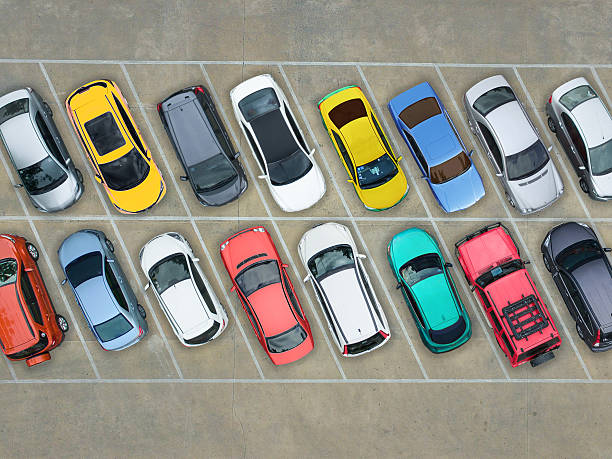
#> input picture data/Parking_image.jpg, 612 x 459 px, given in place of IMG_20250711_163734.jpg, which was not available
$ python homography_estimation.py
#> lines starting #> are read from the running program, lines starting #| are printed output that depends on the picture; pictures that were not available may be replaced by others from this repository, and a replacement may not be noted
import cv2
import numpy as np
from PIL import Image
from matplotlib import pyplot as plt

from src.config.config import camera_image_view_path, bird_view_path

class DetectFeature :
    """Class to detect features in images using SIFT or ORB and compute homography."""

    def __init__(self, method="sift"):
        self.method = method.lower()

        if self.method not in ["sift", "orb"]:
            raise ValueError("Method must be either 'sift' or 'orb'.")

        self.detector = self._initialize_detector(method)
        self.matcher  = self._initialize_matcher()

    def _initialize_detector(self, method):
        if method == "sift":
            return cv2.SIFT_create()
        elif method == "orb":
            return cv2.ORB_create()

    def _initialize_matcher(self):
        """Initialize FLANN based matcher"""
        if self.method == "sift":
            index_params = dict(algorithm=1, trees=5)
            search_params = dict(checks=50)
        elif self.method == "orb":
            # ORB uses a different index_params
            index_params = dict(
                algorithm=6, table_number=6, key_size=12,
                multi_probe_level=1
            )

            search_params = dict(checks=50)
        return cv2.FlannBasedMatcher(index_params, search_params)

    def detect_and_compute(self, image):
       """Detects keypoints and computes descriptors"""
       keypoints, descriptors = self.detector.detectAndCompute(image, None)
       return keypoints, descriptors

    def match_features(self, des1, des2):
       """Performs KNN matching with ratio test"""
       matches = self.matcher.knnMatch(des1, des2, k=2)
       good_matches = []
       for m, n in matches:
           if m.distance < 0.9 * n.distance:
              good_matches.append(m)
       return good_matches

    def compute_homography(self, img1, img2):
        """Main pipeline: detect → match → estimate homography"""
        kp1, des1 = self.detect_and_compute(img1)
        kp2, des2 = self.detect_and_compute(img2)

        matches = self.match_features(des1, des2)

        if len(matches) < 10:
            raise ValueError("Not enough matches to compute homography.")

        src_pts = np.float32([kp1[m.queryIdx].pt for m in matches]).reshape(-1, 1, 2)
        dst_pts = np.float32([kp2[m.trainIdx].pt for m in matches]).reshape(-1, 1, 2)

        H, mask = cv2.findHomography(src_pts, dst_pts, cv2.RANSAC, 5.0)
        return H, matches, kp1, kp2, mask

    def draw_matches(self, img1, kp1, img2, kp2, matches, mask):
        """Draw inliers only"""
        matched_img = cv2.drawMatches(
            img1, kp1, img2, kp2, matches,
            None, matchesMask=mask.ravel().tolist(), flags=2
        )
        return matched_img

normal_view = Image.open("/home/besttic-rd/Documents/besttic/parkOccupancy/data/IMG_20250711_163734.jpg")
#> normal_view is the input picture: PIL image 612x459 RGB; mean R, G, B 143.2, 140.6, 131.1
normal_view = normal_view.rotate(-90, expand=True)
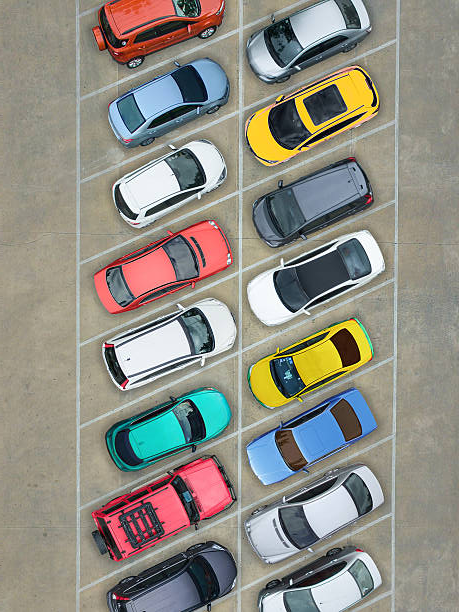
#> normal_view: PIL image 459x612 RGB; mean R, G, B 143.2, 140.6, 131.1

top_image_view = Image.open("/home/besttic-rd/Documents/besttic/parkOccupancy/data/IMG_20250711_163700.jpg")
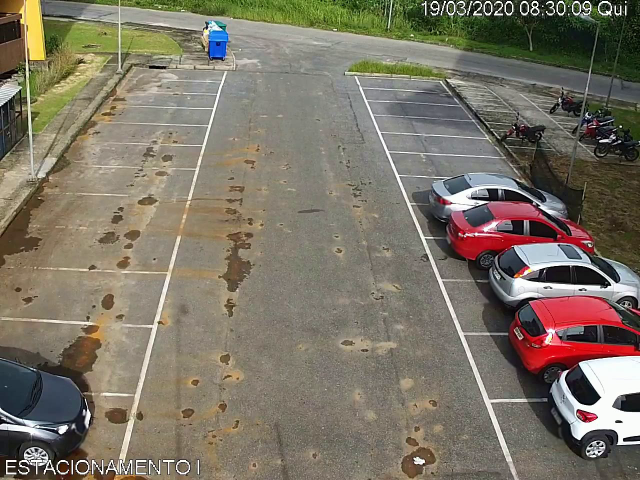
#> input picture data/camera_frame.png, 1280 x 960 px, given in place of IMG_20250711_163700.jpg, which was not available (shown at 1/2 size)
#> top_image_view is the input picture: PIL image 1280x960 RGB; mean R, G, B 123.8, 116.1, 101.5
top_image_view = top_image_view.rotate(-90, expand=True)
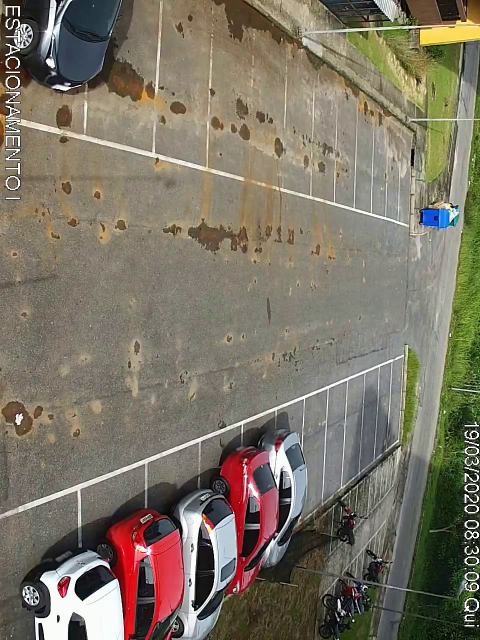
#> top_image_view: PIL image 960x1280 RGB (shown at 1/2 size); mean R, G, B 123.8, 116.1, 101.5

DetectFeature = DetectFeature(method="sift")

keypoints_n, descriptors_n = DetectFeature.detect_and_compute( np.array(normal_view) )
#> in detect_and_compute, `keypoints, descriptors = self.detector.detectAndCompute(image, None)`: keypoints = 1453 keypoints; strongest (x, y, size): (291, 582, 2.6), (114, 597, 2.5), (124, 43, 2.1), (297, 67, 2.4)
#> keypoints_n has the same summary as keypoints in detect_and_compute
print(f"Number of keypoints in normal view: {len(keypoints_n)}. Shape of descriptors: {descriptors_n.shape}")
#| Number of keypoints in normal view: 1453. Shape of descriptors: (1453, 128)

keypoints_top, descriptors_top = DetectFeature.detect_and_compute( np.array(top_image_view) )
#> in detect_and_compute (call 2), `keypoints, descriptors = self.detector.detectAndCompute(image, None)`: keypoints = 9971 keypoints; strongest (x, y, size): (947, 1085, 2.1), (956, 1251, 2.5), (31, 136, 2), (707, 1241, 3)
#> keypoints_top has the same summary as keypoints in detect_and_compute
print(f"Number of keypoints in top view: {len(keypoints_top)}. Shape of descriptors: {descriptors_top.shape}")
#| Number of keypoints in top view: 9971. Shape of descriptors: (9971, 128)

good_matches = DetectFeature.match_features(descriptors_n, descriptors_top)
#> in match_features, `matches = self.matcher.knnMatch(des1, des2, k=2)`: matches = 1453 matches
#> after the loop in match_features, `for m, n in matches:`: good_matches = 323 matches
#> good_matches = 323 matches

H, matches, kp1, kp2, mask = DetectFeature.compute_homography(
   np.array(normal_view), np.array(top_image_view)
)
#> in detect_and_compute (call 3), `keypoints, descriptors = self.detector.detectAndCompute(image, None)`: keypoints = 1453 keypoints; strongest (x, y, size): (291, 582, 2.6), (114, 597, 2.5), (124, 43, 2.1), (297, 67, 2.4)
#> in compute_homography, `kp1, des1 = self.detect_and_compute(img1)`: kp1 has the same summary as keypoints in detect_and_compute
#> in detect_and_compute (call 4), `keypoints, descriptors = self.detector.detectAndCompute(image, None)`: keypoints = 9971 keypoints; strongest (x, y, size): (947, 1085, 2.1), (956, 1251, 2.5), (31, 136, 2), (707, 1241, 3)
#> in compute_homography, `kp2, des2 = self.detect_and_compute(img2)`: kp2 has the same summary as keypoints in detect_and_compute
#> after the loop in match_features (call 2), `for m, n in matches:`: good_matches = 303 matches
#> in compute_homography, `src_pts = np.float32([kp1[m.queryIdx].pt for m in matches]).reshape(-1..`: src_pts = 303 rows, first 8: [44.99, 534.7], [76.95, 8.89], [77.76, 108.8], [77.86, 520.7], [77.88, 257.9], [77.89, 89.09], [77.91, 378.1], [77.92, 489.9]
#> in compute_homography, `dst_pts = np.float32([kp2[m.trainIdx].pt for m in matches]).reshape(-1..`: dst_pts = 303 rows, first 8: [146.1, 445.7], [652.4, 849], [829.8, 1182.6], [601.5, 389.3], [909.8, 1246.9], [310, 1209.2], [250.5, 937.9], [41.59, 1017.6]
#> in compute_homography, `H, mask = cv2.findHomography(src_pts, dst_pts, cv2.RANSAC, 5.0)`: H = [[-0.299, -2.09, 564.8], [-0.56, -3.91, 1058.6], [-0.00053, -0.0037, 1]]; mask = 303 values, max 1 at index 83, min 0 at index 0, mean 0.0396
#> matches = 303 matches

H, matches, kp1, kp2, mask = DetectFeature.compute_homography(
    np.array(top_image_view), np.array(normal_view)
    )
#> in compute_homography (call 2), `kp1, des1 = self.detect_and_compute(img1)`: kp1 has the same summary as keypoints in detect_and_compute
#> in detect_and_compute (call 6), `keypoints, descriptors = self.detector.detectAndCompute(image, None)`: keypoints = 1453 keypoints; strongest (x, y, size): (291, 582, 2.6), (114, 597, 2.5), (124, 43, 2.1), (297, 67, 2.4)
#> in compute_homography (call 2), `kp2, des2 = self.detect_and_compute(img2)`: kp2 has the same summary as keypoints in detect_and_compute
#> in match_features (call 3), `matches = self.matcher.knnMatch(des1, des2, k=2)`: matches = 9971 matches
#> after the loop in match_features (call 3), `for m, n in matches:`: good_matches = 1617 matches
#> in compute_homography (call 2), `src_pts = np.float32([kp1[m.queryIdx].pt for m in matches]).reshape(-1..`: src_pts = 1617 rows, first 8: [4.39, 826], [4.88, 815.3], [4.98, 800.8], [5.7, 657.2], [5.76, 467.5], [6.07, 728], [7.49, 949.5], [8.19, 466.2]
#> in compute_homography (call 2), `dst_pts = np.float32([kp2[m.trainIdx].pt for m in matches]).reshape(-1..`: dst_pts = 1617 rows, first 8: [358.9, 359], [97.33, 500.7], [171.4, 470.9], [442.8, 130.6], [35.77, 485.5], [296.9, 66.87], [229.1, 260.4], [212.4, 408.2]
#> H = [[5.17, -88.36, 469], [1.51, -25.94, 204.8], [0.0124, -0.199, 1]]; matches = 1617 matches; mask = 1617 values, max 1 at index 3, min 0 at index 0, mean 0.0192

matched_image = DetectFeature.draw_matches(
    np.array(normal_view), kp1,
    np.array(top_image_view), kp2, matches, mask
)
#> in draw_matches, `matched_img = cv2.drawMatches( img1, kp1, img2, kp2, matches, None, ma..`:
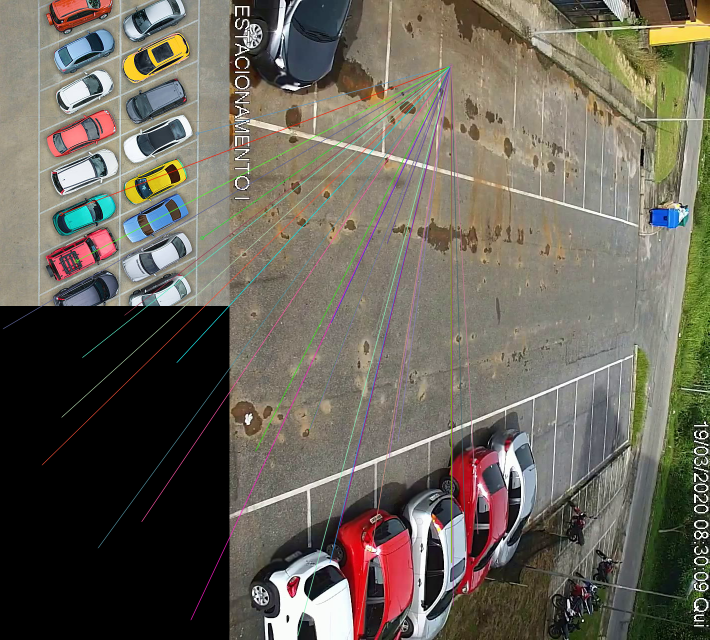
#> matched_img: shape (1280, 1419, 3) (shown at 1/2 size); mean of channels 0, 1, 2 106.1, 100.6, 89.5; drawn as R, G, B

plt.figure(figsize=(10, 5))
plt.subplot(1, 2, 1)

plt.subplot(1, 2, 1)
plt.imshow(normal_view)
plt.title("normal view")
plt.axis('off')

plt.subplot(1, 2, 2)
plt.imshow(top_image_view)
plt.title("Top view")
plt.axis('off')
plt.show()

result_image = cv2.drawMatches(
    np.array(normal_view), keypoints_n,
    np.array(top_image_view), keypoints_top,
    good_matches, None,
    flags=cv2.DrawMatchesFlags_NOT_DRAW_SINGLE_POINTS
)
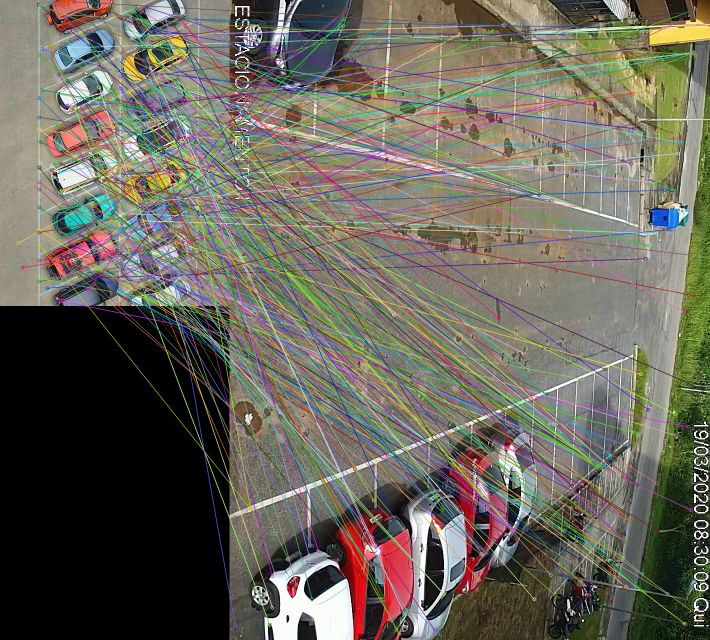
#> result_image: shape (1280, 1419, 3) (shown at 1/2 size); mean R, G, B 105.4, 102.1, 91

plt.figure(figsize=(10, 5))
plt.subplot(1, 2, 1)

plt.subplot(1, 2, 1)
plt.imshow(result_image)
plt.title("draw matches")
plt.axis('off')

plt.subplot(1, 2, 2)
plt.imshow(matched_image)
plt.title("from class")
plt.axis('off')
plt.show()

# warp the top view image using the computed homography
height, width = normal_view.size
#> height = 459; width = 612
warped_image = cv2.warpPerspective(
    np.array(top_image_view), H, (width, height)
)
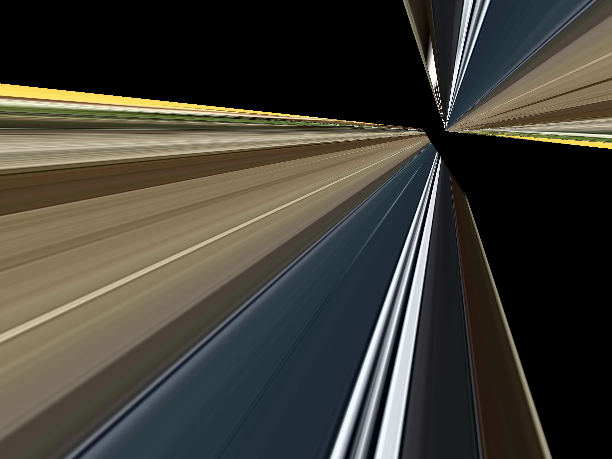
#> warped_image: shape (459, 612, 3); mean R, G, B 65.5, 62.6, 55.2

plt.figure(figsize=(10, 5))
plt.subplot(1, 2, 1)

plt.subplot(1, 2, 1)
plt.imshow(top_image_view)
plt.title("Normal top view")
plt.axis('off')

plt.subplot(1, 2, 2)
plt.imshow(warped_image)
plt.title("Warped top view")
plt.axis('off')
plt.show()

# warping the normal view image using the inverse of the computed homography
H_inv = np.linalg.inv(H)
#> H_inv = [[-3.35, 1.09, 1350.1], [-0.234, 0.144, 80.33], [-0.00499, 0.0151, 0.249]]
warped_normal_image = cv2.warpPerspective(
    np.array(normal_view), H_inv, (width, height)
)
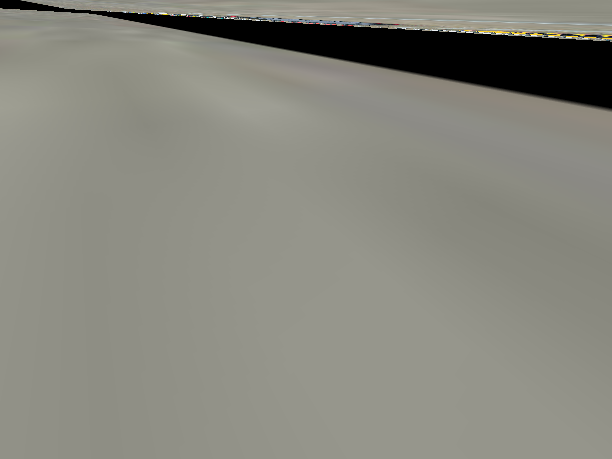
#> warped_normal_image: shape (459, 612, 3); mean R, G, B 135.2, 134.9, 125.5

plt.figure(figsize=(10, 5))
plt.subplot(1, 2, 1)

plt.subplot(1, 2, 1)
plt.imshow(normal_view)
plt.title("Normal view")
plt.axis('off')

plt.subplot(1, 2, 2)
plt.imshow(warped_normal_image)
plt.title("inverse Warped normal view")
plt.axis('off')
plt.show()
